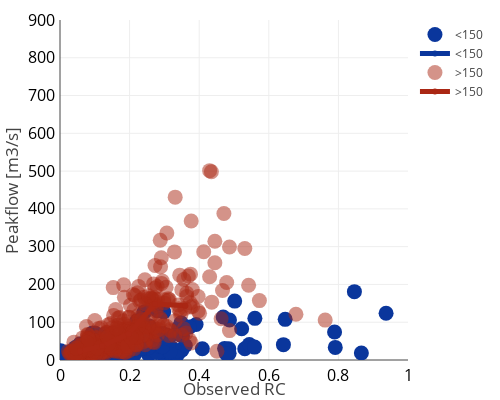

Notebook code cell kept with this figure:
### Code cell
Qmax = np.around(Qmax, 1)
Rc = np.around(Rc, 3)
umb = 85
RcG = [Rc[Rain<umb], Rc[Rain>=umb]]
QmaxG = [Qmax[Rain<umb], Qmax[Rain>=umb]]
Color = [coloresRa[0], coloresRa[-1]]
Texto = [texto[Rain<umb], texto[Rain>=umb]]

div, fig = Scatter(RcG, QmaxG, width=500, height=400, multiple=True, opacity=[1,0.5], Nombres=['<150','>150'],
    bins = np.linspace(0,0.4,6), trend = True,
    Color=Color, xLabel='Observed RC', yLabel = 'Peakflow [m3/s]', Texto = Texto, 
    rangoX=[0,1], rangoY = [0,900])

div, fig = Dispersion(RcG, QmaxG, np.linspace(0,0.5,5), Percent=[5,50,95],
    Color = Color, Texto = Texto, Nombres = ['<umb','>umb'],
    width=600, height=500, rangoX=[0,1], rangoY = [0,900], 
    xLabel = 'Observed RC', yLabel = 'Peakflow',
    )

### Figure 1 — Plotly figure (JSON) as saved in the notebook; plotly's stock layout.template omitted (floating-point values rounded to 4 significant figures; data arrays with more than 128 entries replaced by an {"elided": "..."} marker saying what was removed)
{"data": [{"marker": {"color": "#0A369C", "opacity": 1, "size": 15}, "mode": "markers", "name": "<150", "text": {"elided": "361 str values"}, "type": "scatter", "x": {"elided": "361 float values"}, "y": {"elided": "361 float values"}}, {"line": {"color": "#0A369C", "width": 5}, "name": "<150", "type": "scatter", "x": [0.062, 0.1165, 0.193, 0.28, 0.34], "y": [16.6, 22.85, 32.4, 51.7, 35.25]}, {"marker": {"color": "#AA2714", "opacity": 0.5, "size": 15}, "mode": "markers", "name": ">150", "text": {"elided": "341 str values"}, "type": "scatter", "x": {"elided": "341 float values"}, "y": {"elided": "341 float values"}}, {"line": {"color": "#AA2714", "width": 5}, "name": ">150", "type": "scatter", "x": [0.0575, 0.121, 0.197, 0.273, 0.3605], "y": [23.35, 37, 68.7, 148, 143.9]}], "layout": {"height": 400, "margin": {"b": 40, "l": 60, "pad": 4, "r": 50, "t": 20}, "width": 500, "xaxis": {"range": [0, 1], "tickfont": {"color": "black", "size": 16}, "title": {"font": {"size": 17}, "text": "Observed RC"}, "type": "linear"}, "yaxis": {"range": [0, 900], "tickfont": {"color": "black", "size": 16}, "title": {"font": {"size": 17}, "text": "Peakflow [m3/s]"}, "type": "linear"}}}
